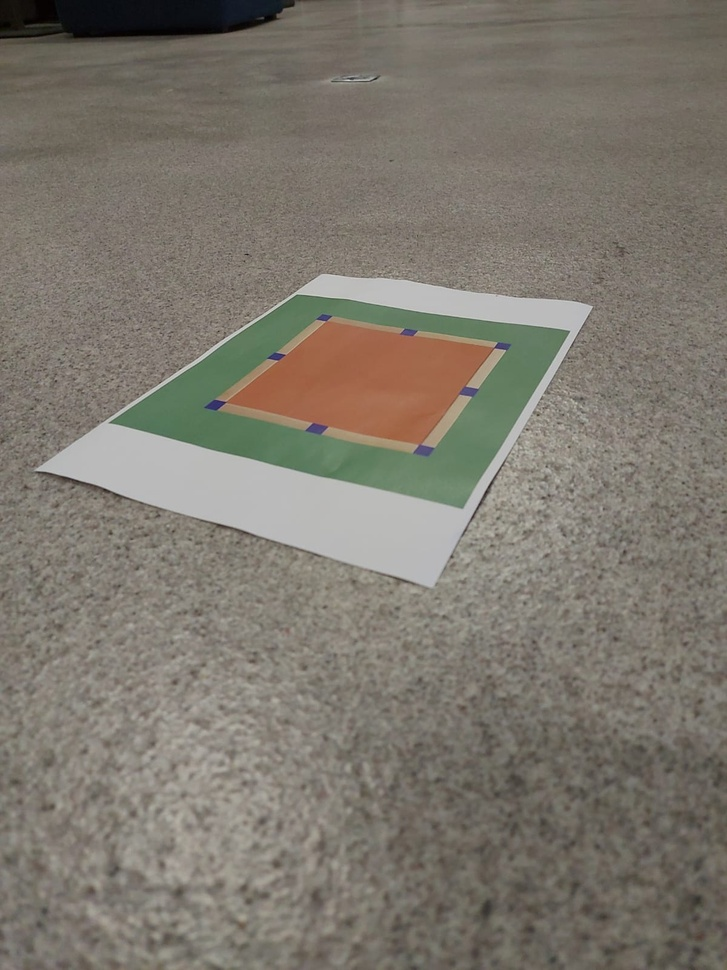
%> input picture test_cadre.jpg, 727 x 970 px, shrunk from 1200 x 1600 before the run
$ octave test_algorithme.m   (GNU Octave 9; MATLAB toolbox functions it lacks are replaced by stand-ins)
%> lines starting %> are read from the running program, lines starting %| are printed output that depends on the picture; in (x1, y1, x2, y2) boxes, pixels count from 0 and x2, y2 are one past the last pixel; in counts of white or black regions, pixels touching at a corner belong together; the program's own positions count from 1
%% test
%Téléchargement de l'image
I = imread(sprintf('test_cadre.jpg'));
%> I is the input picture: size 970x727x3 uint8; mean R, G, B 125.6, 120, 110.1
% Convertir en espace HSV
hsvImage = rgb2hsv(I);
%> hsvImage: size 970x727x3 double; mean H, S, V 0.12, 0.139, 0.498

% Séparer les canaux HSV
hue = hsvImage(:,:,1);        % Teinte
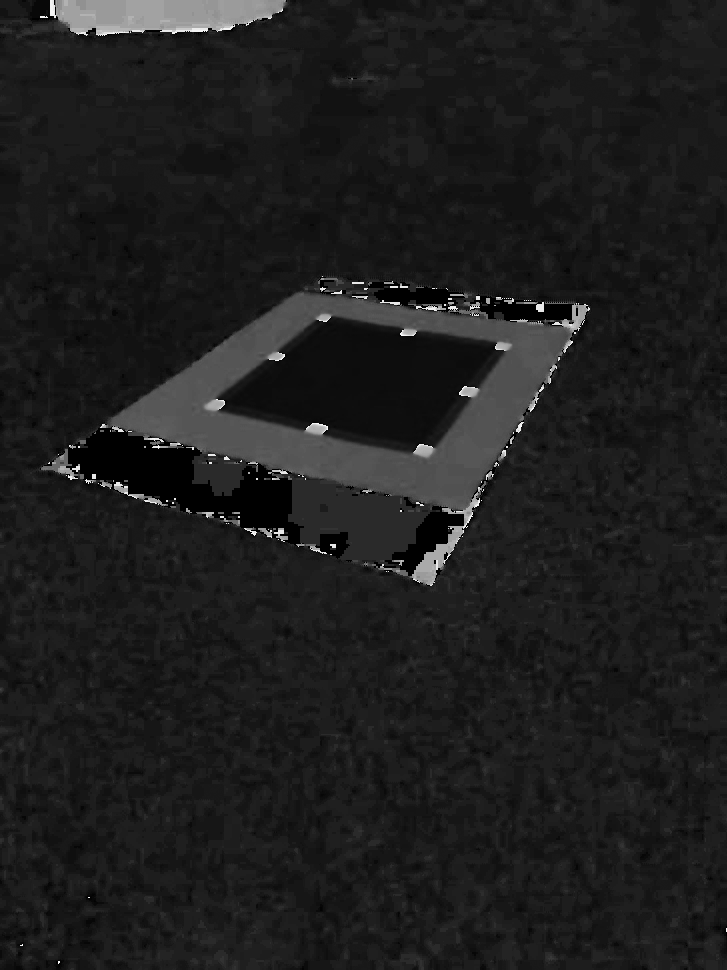
%> hue: size 970x727 double; min 0, max 0.996, mean 0.12
saturation = hsvImage(:,:,2); % Saturation
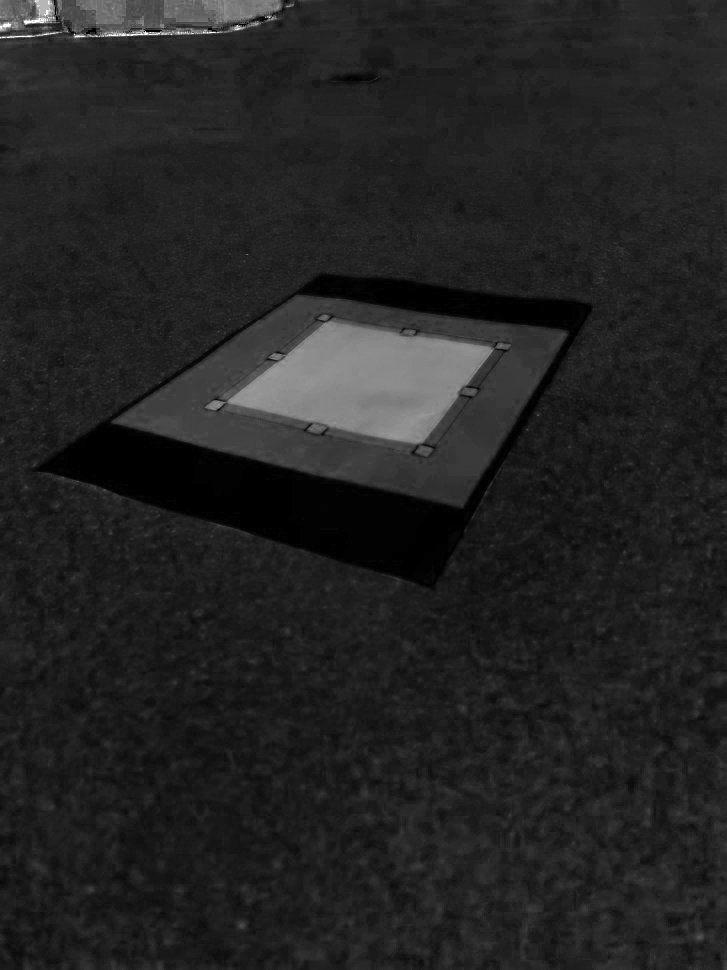
%> saturation: size 970x727 double; min 0, max 1, mean 0.139
value = hsvImage(:,:,3);      % Valeur
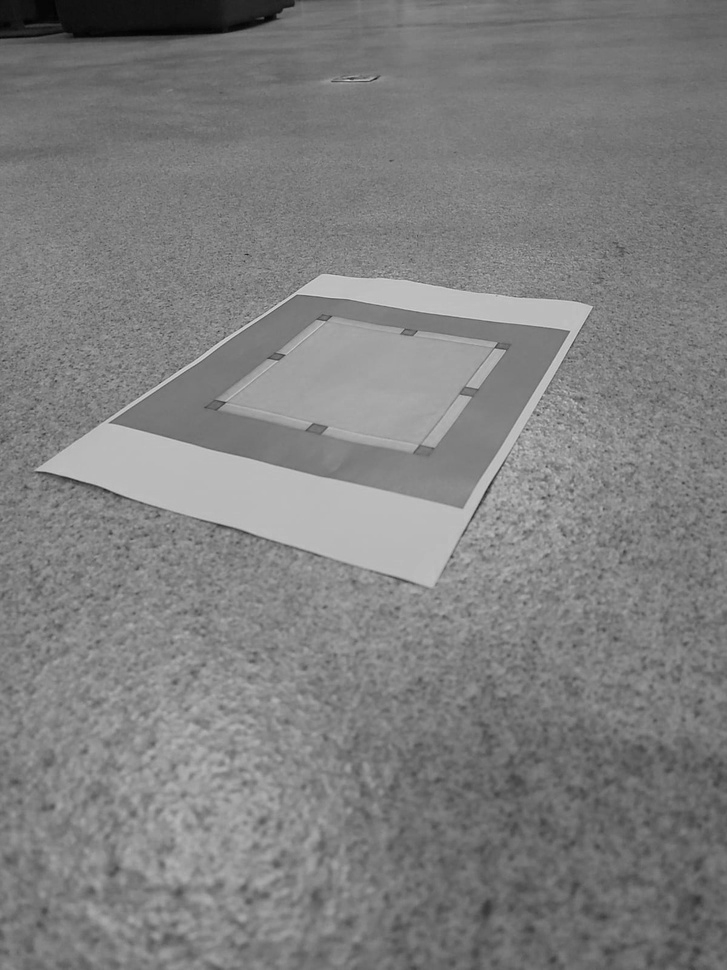
%> value: size 970x727 double; min 0.00392, max 0.839, mean 0.498

% Définir les seuils pour détecter le bleu (ajuster si nécessaire)
hueThresholdLow = 0.55; % Borne basse de la teinte
hueThresholdHigh = 0.75; % Borne haute de la teinte
saturationThreshold = 0.3; % Seuil minimum pour la saturation
valueThreshold = 0.2; % Seuil minimum pour la luminosité

% Créer un masque binaire pour les pixels bleus
blueMask = (hue >= hueThresholdLow) & (hue <= hueThresholdHigh) & ...
           (saturation >= saturationThreshold) & ...
           (value >= valueThreshold);
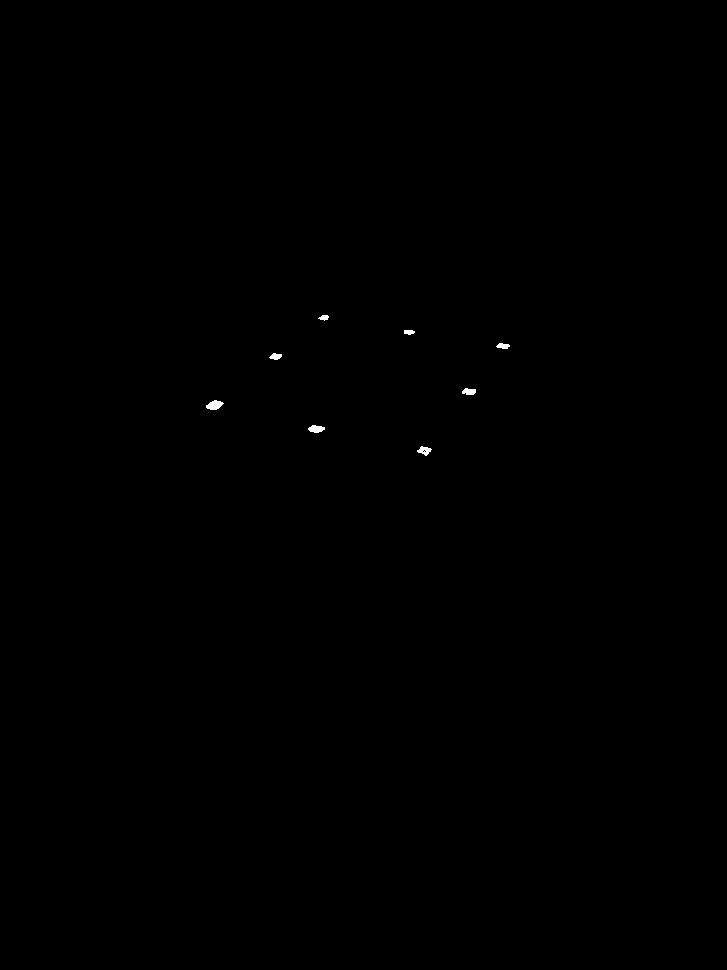
%> blueMask: size 970x727 logical; 0.08% white; 8 white regions, largest, box (x1, y1, x2, y2) and area: (206, 400, 224, 410) 119, (308, 425, 325, 433) 96, (417, 446, 432, 456) 83

% Optionnel : Nettoyer le masque avec des opérations morphologiques
blueMask = imopen(blueMask, strel('square', 3)); % Suppression de bruit
%> blueMask: size 970x727 logical; 0.08% white; 8 white regions, largest, box (x1, y1, x2, y2) and area: (206, 400, 223, 410) 118, (309, 425, 325, 433) 94, (462, 388, 476, 395) 76
blueMask = imclose(blueMask, strel('square', 3)); % Remplir les trous
%> blueMask: size 970x727 logical; 0.08% white; 8 white regions, largest, box (x1, y1, x2, y2) and area: (206, 400, 223, 410) 118, (309, 425, 325, 433) 94, (462, 388, 476, 395) 77

% Créer l'image en noir et blanc
outputImage = double(blueMask) * 255; % Convertir le masque en image 8 bits

% [13 lines of commented-out code are left out]
Ig = I(:,:,3) > 180; % application du filtre pour ne garder que le carré bleu
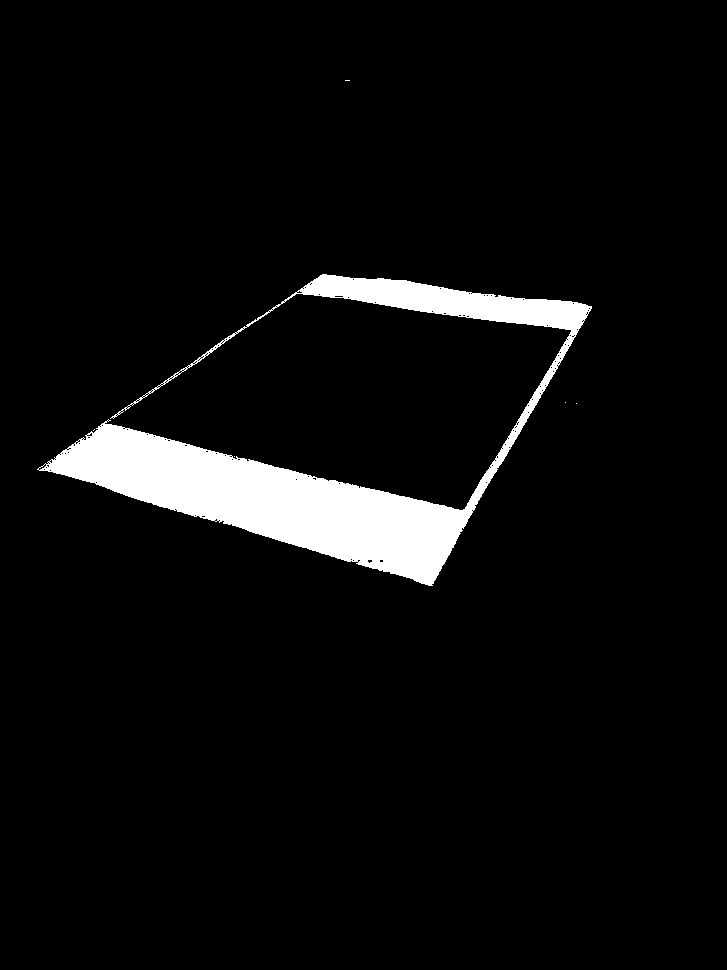
%> Ig: size 970x727 logical; 5.3% white; 6 white regions (5 under 20 px), largest, box (x1, y1, x2, y2) and area: (37, 274, 592, 586) 37096

Ig=double(Ig);

% etiquetage région 4 connexité , Lb contient les regions bleu
[Ir,numb]=bwlabel(outputImage);
%> Ir: size 970x727 double; 9 distinct labels, from 0 to 8
%> numb = 8

s=zeros(numb,1); %stocker la taille
c=zeros(numb,2); %pour stocker les coordonnées x,y

imshow(outputImage)

for i=1:numb
    [y,x ]=find(Ir==i);
    c(i,:)=[mean(x),mean(y)];
    s(i)=length(x);
end
%> this loop made 8 passes
%> after the loop, c = [215.1 405.8; 276.4 357; 317 429.5; 324.8 318.1; 409.4 332.7; 425.2 451.1; 469.7 392.2; 503.6 346.6]; s = [118; 61; 94; 37; 42; 77; 77; 56]

hold on;
plot(c(:,1),c(:,2),'or','LineWidth',3);
c

%% fin


%Mesurre des coordonnées des points en pixels et en mm

p1 = [0 0; 0 10; 0 5; 5 0; 5 10; 10 0; 10 10; 10 5]*10; % [mm]10
p2 = [535.6815 524.6222; 354.9758 668.9485; 456.1223 588.6277; 676.1259  548.7203; 522.7450 708.2349; 830.5198 571.5254; 700.8333 743.8407; 774.8374 646.5122];

%Extractionn du nombre de points
n = size(p1,1);

%Initialisation de la matrice H
A = zeros(2*n, 9);

%Remplissage de la matrice A
for i = 1:n
    x = p1(i,1);
    y = p1(i,2);
    xp = p2(i,1);
    yp = p2(i,2);

    %A(2*i-1,:) = [0 0 0 -x -y -1 x*yp y*yp yp];
    %A(2*i,:) = [x y 1 0 0 0 -x*xp -y*xp -xp];

    A(2*i,:) = [0 0 0 x y 1 -x*yp -y*yp -yp];
    A(2*i-1,:) = [x y 1 0 0 0 -x*xp -y*xp -xp];

end

%Utilisation de la méthode DLT
[U,S,V] = svd(A);
h = V(:,end);
H = reshape(h,[3 3])';


figure(1); % Create a new figure window
imshow(I); % Display the image
hold on;

% [11 lines of commented-out code are left out]

xpt1=zeros(n,3);
for i = 1:n
    xpt1(i,:) = H*[p1(i,:) 1]'*21;
    xpt1(i,:) = xpt1(i,:)/xpt1(i,3);
end

x = xpt1(:, 1); % Extraire les coordonnées X
y = xpt1(:, 2); % Extraire les coordonnées Y

plot(x, y, 'ro'); % 'b' pour bleu et 'o' pour des marqueurs circulaires
xlabel('X');
ylabel('Y');
title("Affichage de l'image avec les points respectifs");
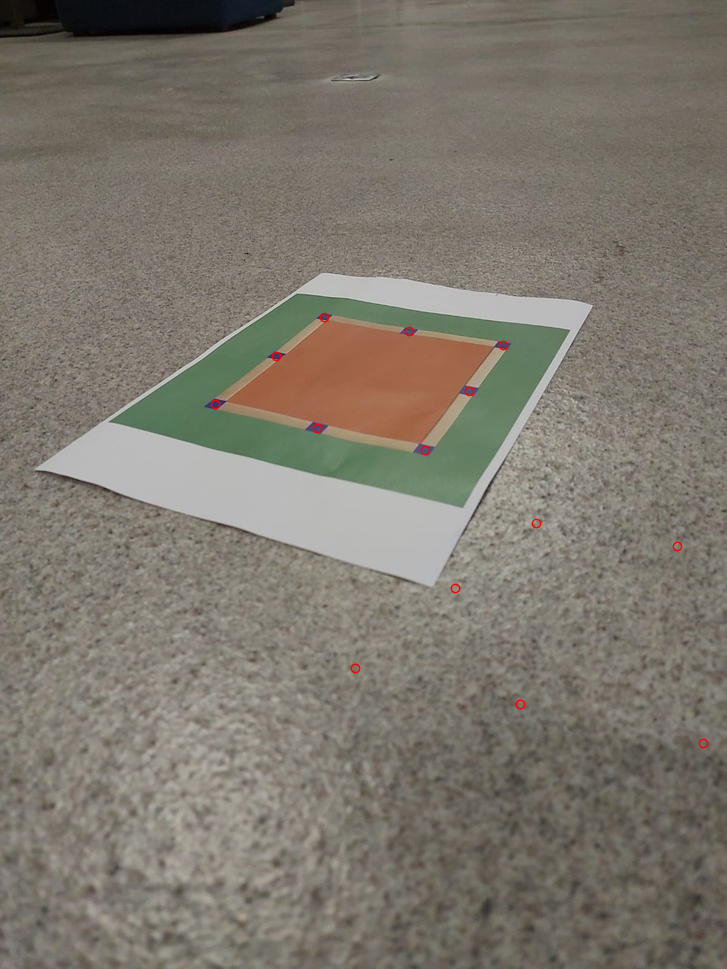
%> figure redrawn from the program's plot data; its title reads 'Affichage de l'image avec les points respectifs'
